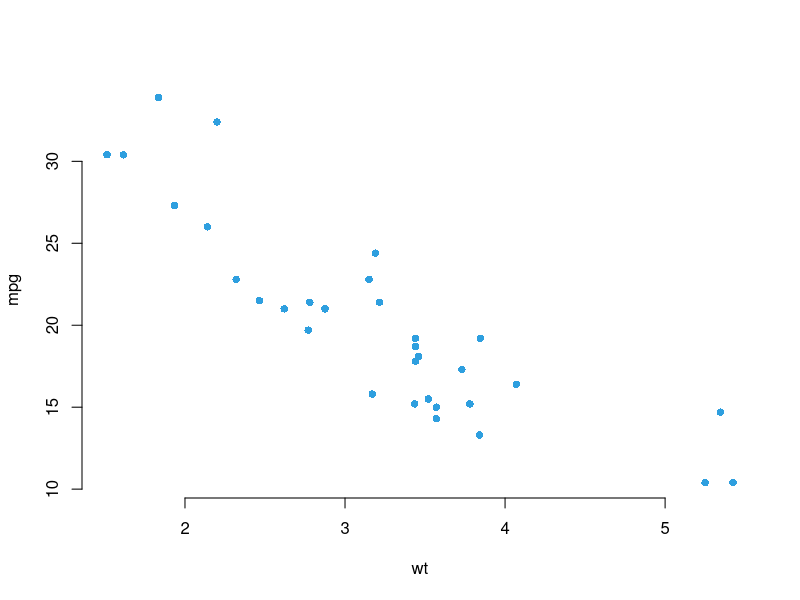

Source code (R):
# 1. Loading 
data("mtcars")
# Create my_data
my_data <- mtcars
# Open a pdf file
pdf("rplot.pdf") 
# 2. Create a plot
plot(x = my_data$wt, y = my_data$mpg,
     pch = 16, frame = FALSE,
     xlab = "wt", ylab = "mpg", col = "#2E9FDF")
# Close the pdf file
dev.off() 
